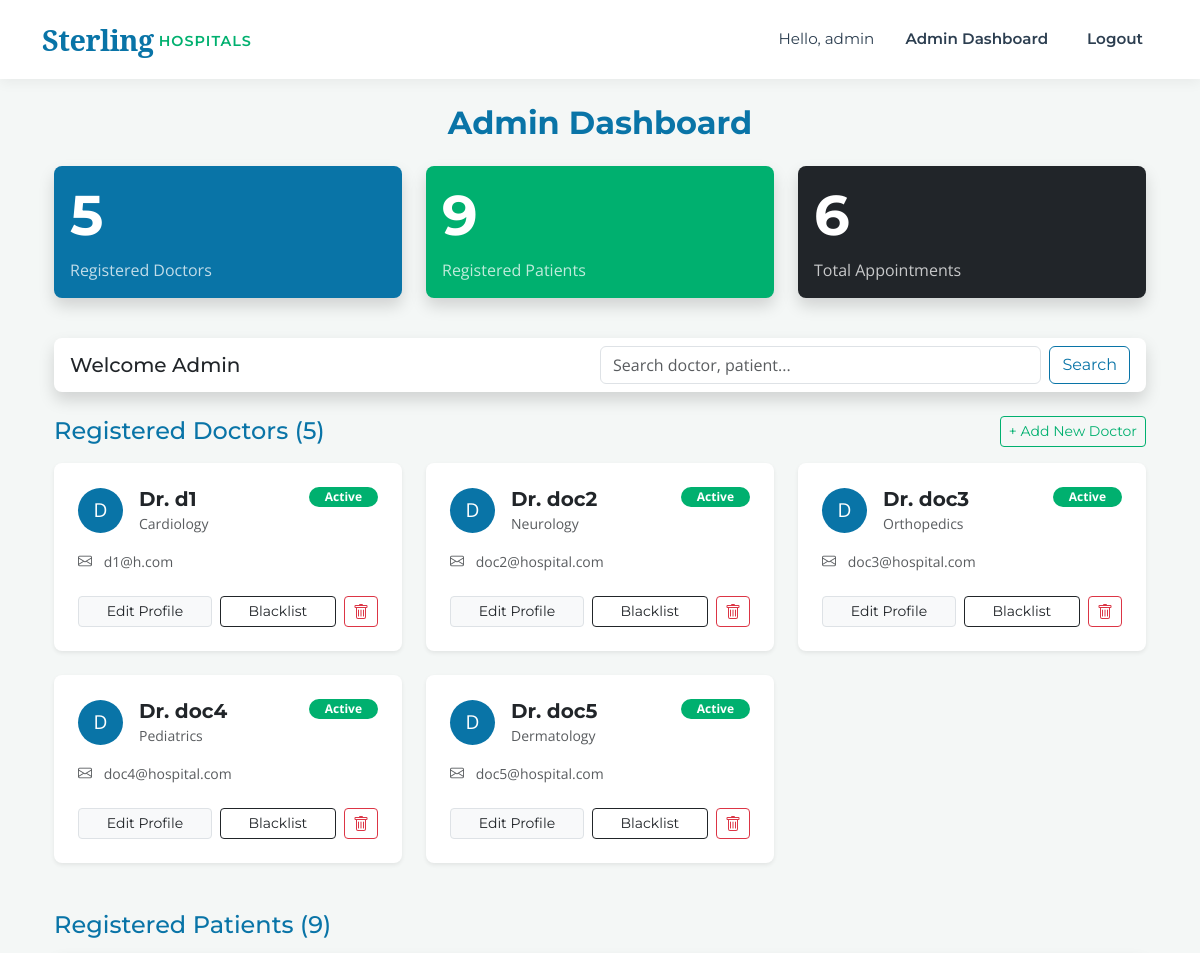
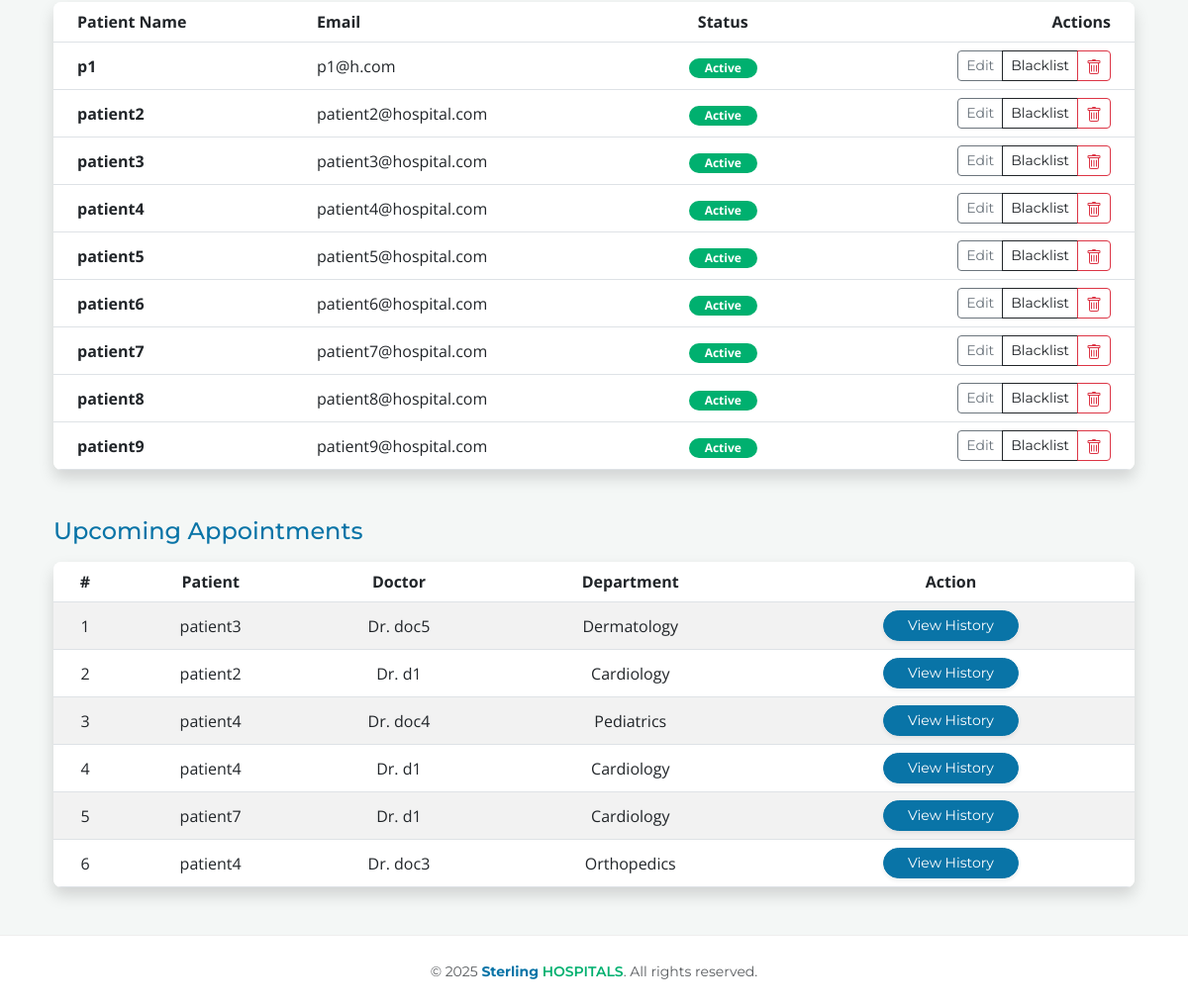
The app's page /admin_dashboard (signed in), older data (2 pictures, top to bottom).
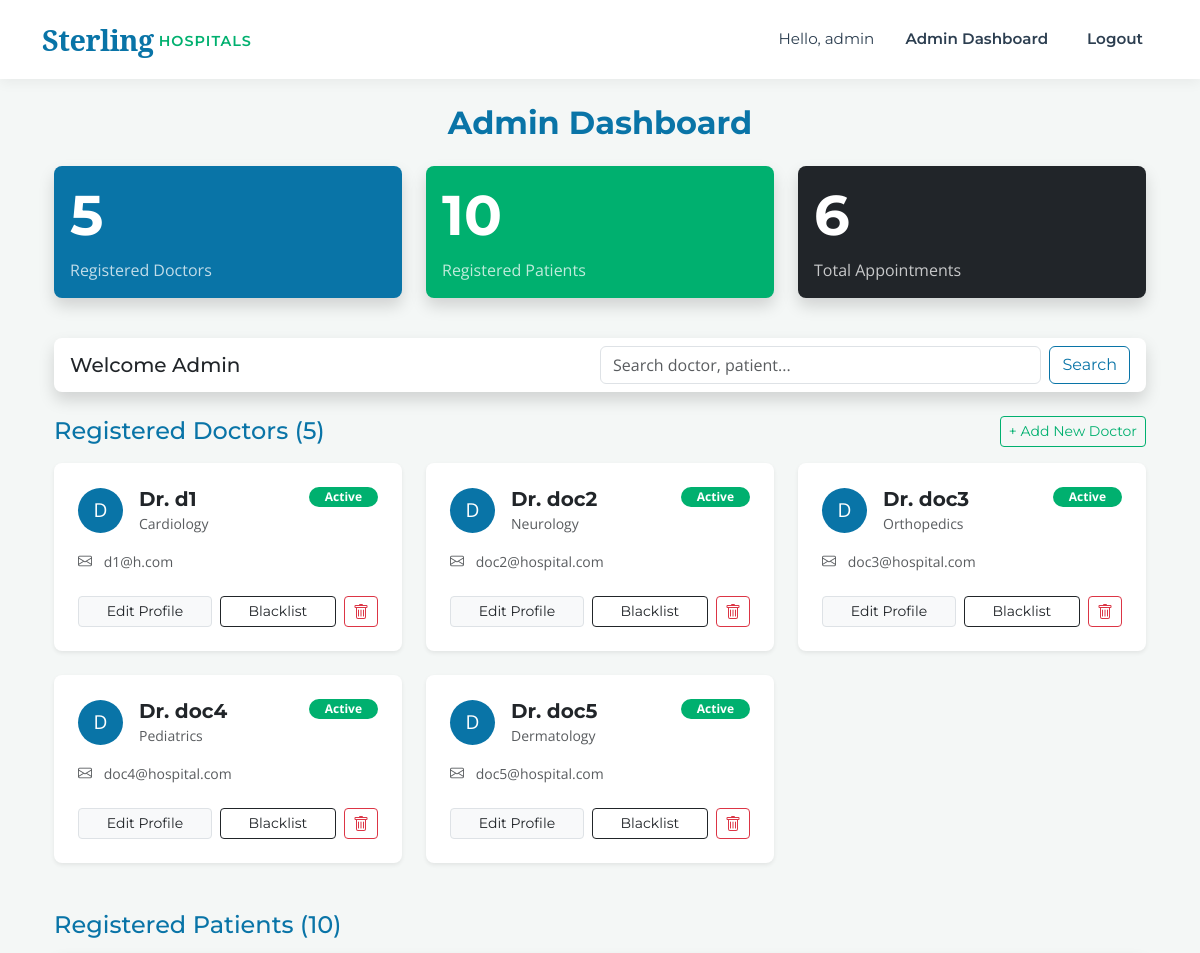
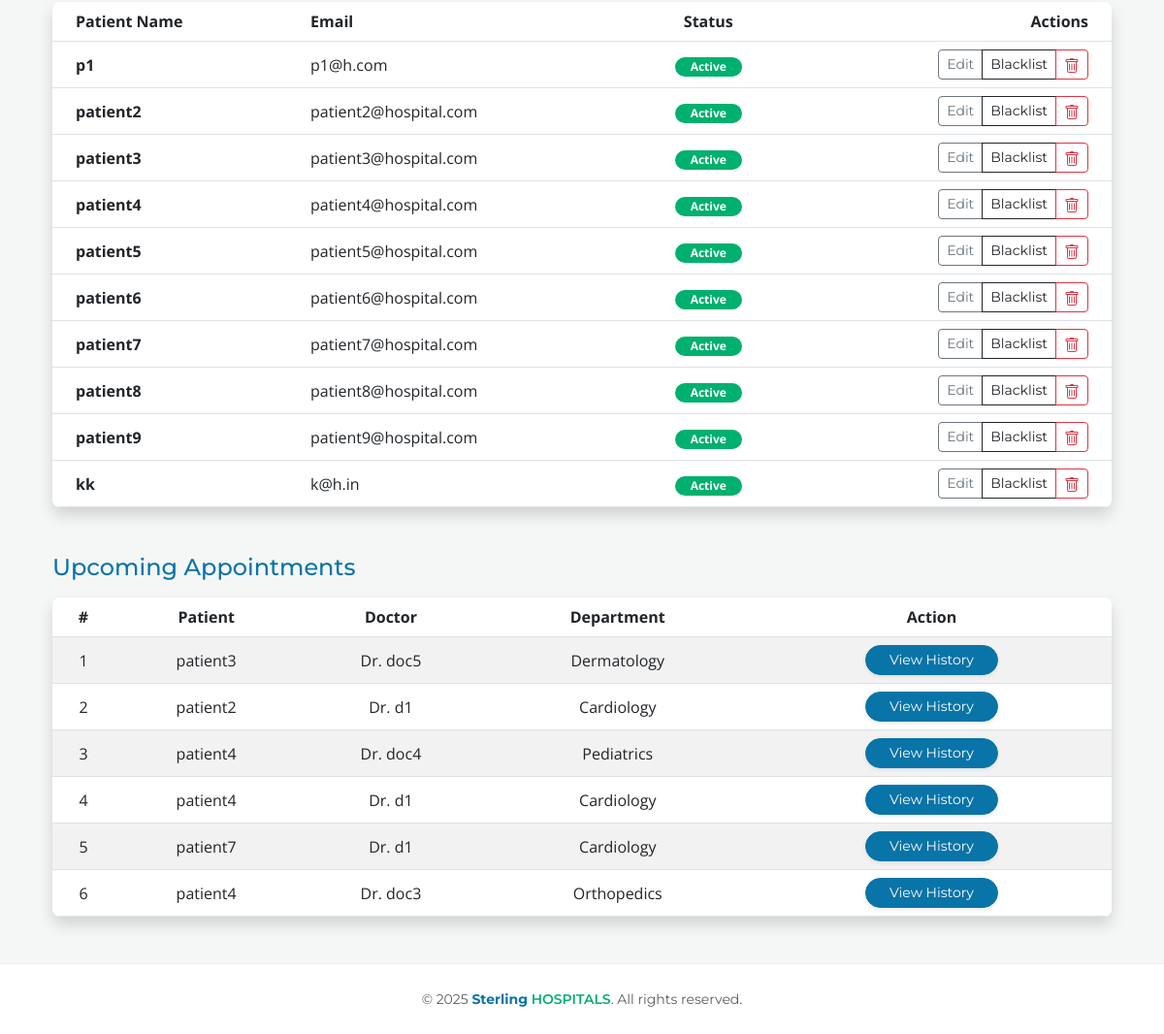
The same page, newer data (2 pictures, top to bottom).
### models.py (models this page shows, shortened)
class User(db.Model, UserMixin):
    __tablename__ = 'users'
    id = db.Column(db.Integer, primary_key=True)
    username = db.Column(db.String(100), unique=True, nullable=False)
    email = db.Column(db.String(120), unique=True, nullable=False)
    password = db.Column(db.String(200), nullable=False)
    role = db.Column(db.String(20), nullable=False)  # admin, doctor, patient
    phone_number = db.Column(db.String(15), nullable=True)
    is_active_user = db.Column(db.Boolean, default=True)
    department_id = db.Column(db.Integer, db.ForeignKey('departments.id'), nullable=True)
    doctor_appointments = db.relationship('Appointment', foreign_keys='Appointment.doctor_id', backref='doctor_ref', lazy=True)
    patient_appointments = db.relationship('Appointment', foreign_keys='Appointment.patient_id', backref='patient_ref', lazy=True)

class Department(db.Model):
    __tablename__ = 'departments'
    id = db.Column(db.Integer, primary_key=True)
    name = db.Column(db.String(100), unique=True, nullable=False)
    description = db.Column(db.Text, nullable=True)
    doctors = db.relationship('User', backref='department', lazy=True)

class Appointment(db.Model):
    __tablename__ = 'appointments'
    id = db.Column(db.Integer, primary_key=True)
    patient_id = db.Column(db.Integer, db.ForeignKey('users.id'), nullable=False)
    doctor_id = db.Column(db.Integer, db.ForeignKey('users.id'), nullable=False)
    appointment_date = db.Column(db.Date, nullable=False)
    appointment_time = db.Column(db.Time, nullable=False)
    status = db.Column(db.String(20), default='Pending')
    treatment = db.relationship('Treatment', backref='appointment', uselist=False, lazy=True)
    created_at = db.Column(db.DateTime, default=datetime.utcnow)

### app.py (the view)
@app.route('/admin_dashboard')
@login_required
def admin_dashboard():
    if current_user.role != 'admin':
        flash('Access denied. Admins only.', 'danger')
        return redirect(url_for('index'))
    search_query = request.args.get('search', '').strip()
    if search_query:
        doctors = User.query.filter(User.role == 'doctor', or_(User.username.ilike(f'%{search_query}%'), User.email.ilike(f'%{search_query}%'))).all()
        patients = User.query.filter(User.role == 'patient', or_(User.username.ilike(f'%{search_query}%'), User.email.ilike(f'%{search_query}%'))).all()
    else:
        doctors = User.query.filter_by(role='doctor').all()
        patients = User.query.filter_by(role='patient').all()
    departments = Department.query.all()
    appointments = Appointment.query.all()
    total_appointments = len(appointments)
    return render_template('admin_dashboard.html', doctors=doctors, patients=patients, departments=departments, appointments=appointments, total_appointments=total_appointments)

### app.py (called while the page is built)
@login_manager.user_loader
def load_user(user_id):
    return db.session.get(User, int(user_id))

### templates/admin_dashboard.html (shortened to what this page needs)
{% extends "base.html" %}
{% block content %}
<div class="container-fluid">
    <h2 class="mb-4 text-center fw-bold text-primary">Admin Dashboard</h2>
    <div class="row mb-4">
        <div class="col-md-4">
            <div class="card bg-primary text-white mb-3 shadow">
                <div class="card-body">
                    <h3 class="card-title display-4 fw-bold">{{ doctors|length }}</h3>
                    <p class="card-text opacity-75">Registered Doctors</p>
                </div>
            </div>
        </div>
        <div class="col-md-4">
            <div class="card bg-success text-white mb-3 shadow">
                <div class="card-body">
                    <h3 class="card-title display-4 fw-bold">{{ patients|length }}</h3>
                    <p class="card-text opacity-75">Registered Patients</p>
                </div>
            </div>
        </div>
        <div class="col-md-4">
            <div class="card bg-dark text-white mb-3 shadow">
                <div class="card-body">
                    <h3 class="card-title display-4 fw-bold">{{ total_appointments }}</h3>
                    <p class="card-text opacity-75">Total Appointments</p>
                </div>
            </div>
        </div>
    </div>
    <div class="card mb-4 shadow">
        <div class="card-body d-flex justify-content-between align-items-center py-2">
            <h5 class="mb-0">Welcome Admin</h5>
            <form action="{{ url_for('admin_dashboard') }}" method="GET" class="d-flex" style="width: 50%;">
                <input type="text" name="search" class="form-control me-2" placeholder="Search doctor, patient..." value="{{ request.args.get('search', '') }}">
                <button type="submit" class="btn btn-outline-primary">Search</button>
            </form>
        </div>
    </div>
    <div class="d-flex justify-content-between align-items-center mb-3">
        <h4 class="mb-0 text-primary">Registered Doctors ({{ doctors|length }})</h4>
        <a href="{{ url_for('add_doctor') }}" class="btn btn-outline-success btn-sm">
            + Add New Doctor
        </a>
    </div>
    <div class="row g-4 mb-5">
        {% for doctor in doctors %}
        <div class="col-md-6 col-lg-4">
            <div class="card h-100 shadow-sm border-0 {% if not doctor.is_active_user %}bg-light opacity-75{% endif %}" style="transition: transform 0.2s;">
                <div class="card-body p-4">
                    <div class="d-flex justify-content-between align-items-start mb-3">
                        <div class="d-flex align-items-center">
                            <div class="bg-primary text-white rounded-circle d-flex align-items-center justify-content-center me-3" style="width: 45px; height: 45px; font-size: 1.2rem;">
                                {{ doctor.username[0] | upper }}
                            </div>
                            <div>
                                <h5 class="card-title fw-bold text-dark mb-0">Dr. {{ doctor.username }}</h5>
                                <small class="text-muted">{{ doctor.department.name if doctor.department else 'General' }}</small>
                            </div>
                        </div>
                        {% if doctor.is_active_user %}
                            <span class="badge bg-success text-white rounded-pill px-3">Active</span>
                        {% else %}
                            <span class="badge bg-danger text-white rounded-pill px-3">Inactive</span>
                        {% endif %}
                    </div>
                    <div class="mb-4">
                        <p class="card-text text-muted small mb-1">
                            <i class="bi bi-envelope me-2"></i> {{ doctor.email }}
                        </p>
                    </div>
                    <div class="d-grid gap-2 d-md-flex">
                        <a href="{{ url_for('edit_user', user_id=doctor.id) }}" class="btn btn-light btn-sm flex-grow-1 text-dark border">Edit Profile</a>
                        <a href="{{ url_for('toggle_status', user_id=doctor.id) }}" class="btn btn-outline-dark btn-sm flex-grow-1">
                            {{ 'Blacklist' if doctor.is_active_user else 'Activate' }}
                        </a>
                        <a href="{{ url_for('delete_user', user_id=doctor.id) }}" class="btn btn-outline-danger btn-sm" onclick="return confirm('Delete this doctor?')" title="Delete">
                        </a>
                    </div>
                </div>
            </div>
        </div>
        {% else %}
        <div class="col-12">
            <div class="alert alert-info text-center py-4">
                No doctors found. Click "+ Add New Doctor" to get started.
            </div>
        </div>
        {% endfor %}
    </div>
    <h4 class="mb-3 text-primary">Registered Patients ({{ patients|length }})</h4>
    <div class="card mb-5 p-0 shadow overflow-hidden border-0">
        <table class="table table-hover align-middle mb-0">
            <thead class="bg-light">
                <tr>
                    <th class="ps-4">Patient Name</th>
                    <th>Email</th>
                    <th class="text-center">Status</th>
                    <th class="text-end pe-4">Actions</th>
                </tr>
            </thead>
            <tbody>
                {% for patient in patients %}
                <tr class="{% if not patient.is_active_user %}table-secondary text-muted{% endif %}">
                    <td class="ps-4 fw-bold">
                        {{ patient.username }}
                    </td>
                    <td>{{ patient.email }}</td>
                    <td class="text-center">
                        {% if patient.is_active_user %}
                            <span class="badge bg-success text-white rounded-pill px-3">Active</span>
                        {% else %}
                            <span class="badge bg-danger text-white rounded-pill px-3">Blacklisted</span>
                        {% endif %}
                    </td>
                    <td class="text-end pe-4">
                        <div class="btn-group">
                            <a href="{{ url_for('edit_user', user_id=patient.id) }}" class="btn btn-sm btn-outline-secondary">Edit</a>
                            <a href="{{ url_for('toggle_status', user_id=patient.id) }}" class="btn btn-sm btn-outline-dark">
                                {{ 'Blacklist' if patient.is_active_user else 'Activate' }}
                            </a>
                            <a href="{{ url_for('delete_user', user_id=patient.id) }}" class="btn btn-sm btn-outline-danger" onclick="return confirm('Delete user?')">
                            </a>
                        </div>
                    </td>
                </tr>
                {% else %}
                <tr>
                    <td colspan="4" class="text-center py-4 text-muted">No patients registered.</td>
                </tr>
                {% endfor %}
            </tbody>
        </table>
    </div>
    <h4 class="mb-3 text-primary">Upcoming Appointments</h4>
    <div class="card shadow p-0 overflow-hidden border-0">
        <table class="table table-striped mb-0 text-center align-middle">
            <thead class="bg-light border-bottom">
                <tr>
                    <th>#</th>
                    <th>Patient</th>
                    <th>Doctor</th>
                    <th>Department</th>
                    <th>Action</th>
                </tr>
            </thead>
            <tbody>
                {% for appointment in appointments %}
                <tr>
                    <td>{{ loop.index }}</td>
                    <td>{{ appointment.patient_ref.username }}</td>
                    <td>Dr. {{ appointment.doctor_ref.username }}</td>
                    <td>{{ appointment.doctor_ref.department.name if appointment.doctor_ref.department else 'General' }}</td>
                    <td>
                        <a href="{{ url_for('patient_history', patient_id=appointment.patient_id) }}" class="btn btn-primary btn-sm px-4 rounded-pill shadow-sm">
                            View History
                        </a>
                    </td>
                </tr>
                {% else %}
                <tr>
                    <td colspan="5" class="text-center py-4 text-muted">No appointments found.</td>
                </tr>
                {% endfor %}
            </tbody>
        </table>
    </div>
</div>
{% endblock %}

### templates/base.html (shortened to what this page needs)
<!DOCTYPE html>
<html lang="en">
<head>
    <link href="https://cdn.jsdelivr.net/npm/bootstrap@5.3.0/dist/css/bootstrap.min.css" rel="stylesheet">
    <link rel="stylesheet" href="https://cdn.jsdelivr.net/npm/bootstrap-icons@1.11.1/font/bootstrap-icons.css">
    <link rel="stylesheet" href="{{ url_for('static', filename='css/style.css') }}">
</head>
<body>
    <nav class="navbar navbar-expand-lg navbar-light fixed-top">
        <div class="container">
            <a class="navbar-brand" href="{{ url_for('index') }}">
                <span class="brand-sterling">Sterling</span>
                <span class="brand-hospitals">HOSPITALS</span>
            </a>
            <div class="collapse navbar-collapse" id="navbarNav">
                <ul class="navbar-nav ms-auto align-items-center">
                    {% if current_user.is_authenticated %}
                        <li class="nav-item">
                            <span class="nav-link text-muted" style="font-weight: 400;">Hello, {{ current_user.username }}</span>
                        </li>
                        <li class="nav-item">
                            {% if current_user.role == 'admin' %}
                                <a class="nav-link" href="{{ url_for('admin_dashboard') }}">Admin Dashboard</a>
                            {% elif current_user.role == 'doctor' %}
                                <a class="nav-link" href="{{ url_for('doctor_dashboard') }}">Doctor Panel</a>
                            {% else %}
                                <a class="nav-link" href="{{ url_for('patient_dashboard') }}">My Health</a>
                            {% endif %}
                        </li>
                        <li class="nav-item">
                            <a class="nav-link btn btn-danger text-white btn-sm ms-3" style="border-radius: 4px; padding: 6px 15px;" href="{{ url_for('logout') }}">Logout</a>
                        </li>
                    {% endif %}
                </ul>
            </div>
        </div>
    </nav>
    <div style="height: 80px;"></div>
    <div class="container mt-4 mb-5">
        {% block content %}{% endblock %}
    </div>
    <footer class="text-center text-muted py-4 mt-auto">
        <div class="container">
            <small>&copy; 2025 <span style="color: var(--brand-blue); font-weight:700;">Sterling</span> <span style="color: var(--brand-green); font-weight:600;">HOSPITALS</span>. All rights reserved.</small>
        </div>
    </footer>
</body>
</html>

### static/css/style.css (style rules this page uses)
:root { --brand-blue: #0974A7; --brand-dark-blue: #015890; --brand-green: #00B06F; --brand-dark: #2c3e50; --bg-soft: #f4f7f6; --brand-edit: #FAD10A; }
body { font-family: "Open Sans", sans-serif; background-color: var(--bg-soft); color: #333; }
h1, h2, h3, h4, h5, h6, .btn, .navbar-brand, .nav-link { font-family: "Montserrat", sans-serif; }
.navbar { background-color: white !important; box-shadow: 0 4px 12px rgba(0,0,0,0.05); padding: 0.8rem 0; }
.navbar-brand { display: flex; align-items: center; text-decoration: none; }
.brand-sterling { font-family: "Noto Serif", serif; color: var(--brand-blue); font-weight: 700; font-size: 1.8rem; letter-spacing: -0.5px; }
.brand-hospitals { font-family: "Montserrat", sans-serif; color: var(--brand-green); font-weight: 600; font-size: 0.9rem; text-transform: uppercase; letter-spacing: 1px; margin-left: 5px; padding-top: 5px; }
.nav-link { color: var(--brand-dark) !important; font-weight: 600; font-size: 0.95rem; margin-left: 15px; transition: color 0.3s; }
.btn-primary, .bg-primary { background-color: var(--brand-blue) !important; border-color: var(--brand-blue) !important; color: #fff !important; }
.text-primary { color: var(--brand-blue) !important; }
.btn-outline-primary { color: var(--brand-blue); border-color: var(--brand-blue); }
.btn-success, .bg-success { background-color: var(--brand-green) !important; border-color: var(--brand-green) !important; color: #fff !important; }
.card { border: none; border-radius: 8px; box-shadow: 0 4px 6px rgba(0,0,0,0.05); }
footer { background-color: white; border-top: 1px solid #eee; font-family: "Montserrat", sans-serif; }
.btn-outline-success { color: var(--brand-green); border-color: var(--brand-green); }

Row changes from the older to the newer data that the page shows:
added User: username "kk", email "k@h.in", shows "Active", is_active_user "Blacklist", shown under "Registered Patients (10)"
Text that changed along with them:
{{ patients|length }}: "9" → "10"
